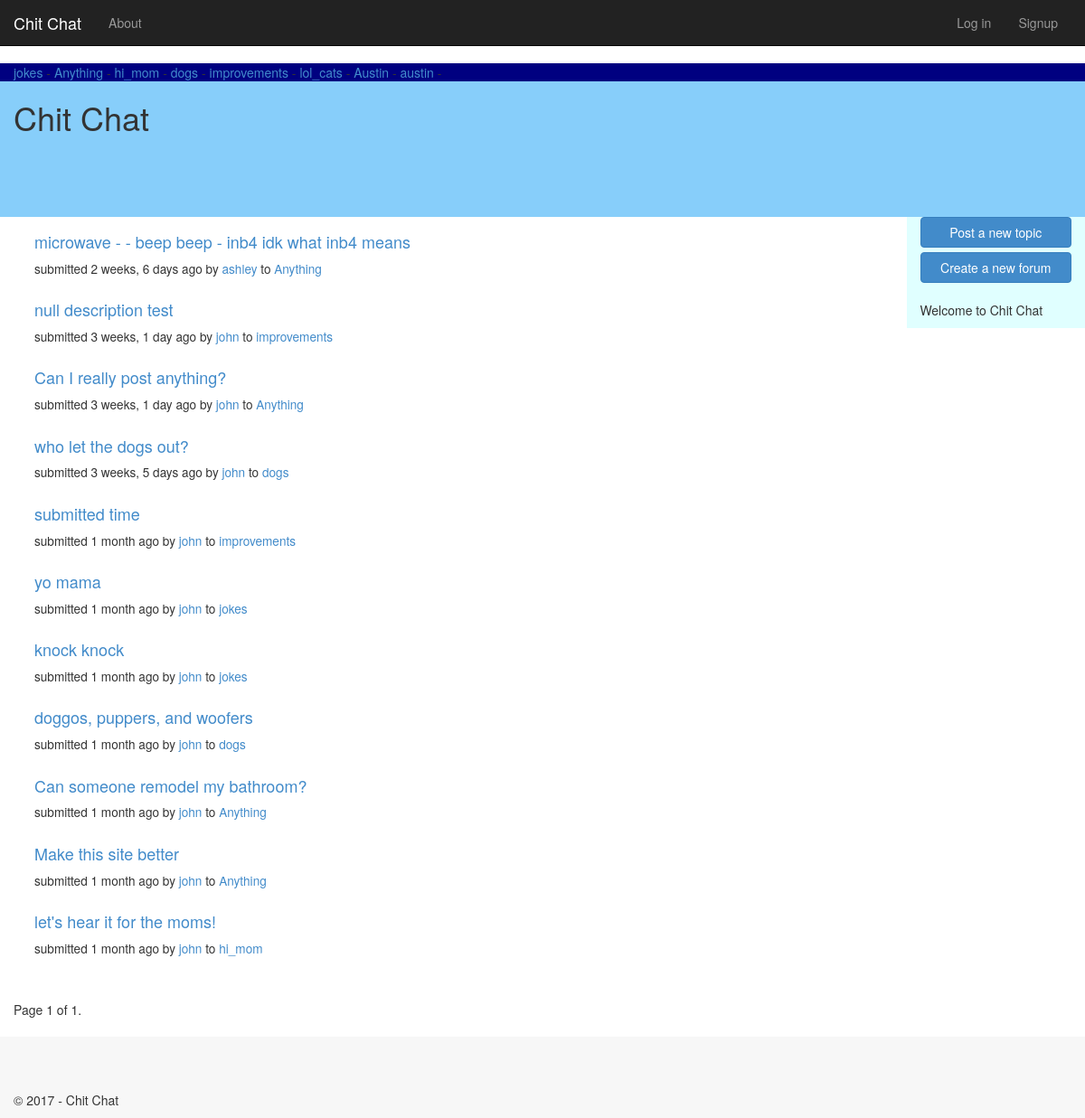
The page / on the database its author committed.
### forum/models.py (models this page shows, shortened)
class Forum(models.Model):
    slug = models.SlugField(unique=True, max_length=60)
    description = models.TextField(blank=True, default='')
    updated = models.DateTimeField(auto_now=True)
    created = models.DateTimeField(auto_now=True)
    creator = models.ForeignKey(User, blank=True, null=True)

class Topic(models.Model):
    title = models.CharField(max_length=60)
    description = models.TextField(max_length=10000, blank=True)
    forum = models.ForeignKey(Forum)
    created = models.DateTimeField(auto_now=True)
    creator = models.ForeignKey(User, blank=True, null=True)
    updated = models.DateTimeField(auto_now=True)
    closed = models.BooleanField(blank=True, default=False)

### forum/views.py (the view)
# urls.py: url(r'^$', forum.views.IndexView, name='forum-home'),
def IndexView(request):
    context = get_base_context()
    context['forums'] = Forum.objects.all()[:20]
    topics = Topic.objects.all().order_by('-created')
    context['topics'] = paginator_helper(request, topics)
    context['title'] = 'Welcome'
    return render(request, 'forum/index.html', context)

### forum/views.py (called while the page is built)
def get_base_context():
    return {'year': datetime.now().year}

def paginator_helper(request, model_list, page_items=25):
    paginator = Paginator(model_list, page_items)
    page = request.GET.get('page')
    try:
        model_list = paginator.page(page)
    except PageNotAnInteger:
        model_list = paginator.page(1)
    except EmptyPage:
        model_list = paginator.page(paginator.num_pages)
    return model_list

### forum/templates/forum/index.html (shortened to what this page needs)
{% extends "app/layout.html" %}
{% block content %}
<div id="header-forums" class="container">
    {% if forums %}
    <span class="align-middle">
        {% for forum in forums %}
        <a href="{% url 'forum:forum-detail' slug=forum.slug %}">{{ forum.slug }}</a> -
        {% endfor %}
    </span>
    {% else %}
    <p>No forums available.</p>
    {% endif %}
</div>
<div id="header-bottom" class="container">
    <h1>Chit Chat</h1>
</div>
<div class="container" id="main-content">
    <div class="col-xs-12 col-sm-10" id="topic-table">
        {% if topics %}
        <table class="table table-hover table-borderless">
            <tbody>
                {% for topic in topics %}
                <tr>
                    <td>
                        <h4><a href="{% url 'forum:topic-detail' topic.id %}">{{ topic.title }}</a></h4>
                        <small>
                            submitted {{ topic.created|timesince }} ago by
                            <a href="{% url 'forum:user-posts' topic.creator.get_username %}">{{ topic.creator.get_username }}</a> to
                            <a href="{% url 'forum:forum-detail' slug=topic.forum.slug %}">{{ topic.forum.slug }}</a>
                        </small>
                    </td>
                </tr>
                {% endfor %}
            </tbody>
        </table>
        {% else %}
        <p>No topics available.</p>
        {% endif %}
    </div>
    <div class="col-xs-12 col-sm-2" id="sidebar-main">
        <a href="" class="btn btn-primary btn-block" role="button">Post a new topic</a>
        <a href="{% url 'forum:new-forum' %}" class="btn btn-primary btn-block" role="button">Create a new forum</a>
        <br />
        <p>Welcome to Chit Chat</p>
    </div>
</div>
<div class="container">
    <div class="pagination">
        <span class="page-links">
            <span class="page-current">
                Page {{ topics.number }} of {{ topics.paginator.num_pages }}.
            </span>
        </span>
    </div>
</div>
{% endblock %}

### app/static/app/content/site.css (style rules this page uses)
body { padding-top: 50px; }
#sidebar-main { background-color: #E0FFFF; }
.container { max-width: none; }
#header-bottom { background-color: #87CEFA; height: 150px; }
#header-forums { background-color: navy; }
.table-borderless > tbody > tr > td, .table-borderless > tbody > tr > th, .table-borderless > tfoot > tr > td, .table-borderless > tfoot > tr > th, .table-borderless > thead > tr > td, .table-borderless > thead > tr > th { border: none; }
#main-content { padding-right: 0px; }

### rows shown on the page
Forum: slug "jokes"
Forum: slug "Anything"
Forum: slug "hi_mom"
Forum: slug "dogs"
Forum: slug "improvements"
Forum: slug "lol_cats"
Forum: slug "Austin"
Forum: slug "austin"
Topic: title "microwave - - beep beep - inb4 idk what inb4 means", created "2 weeks, 6 days", creator.get_username "ashley", forum.slug "Anything"
Topic: title "null description test", created "3 weeks, 1 day", creator.get_username "john", forum.slug "improvements"
Topic: title "Can I really post anything?", created "3 weeks, 1 day", creator.get_username "john", forum.slug "Anything"
Topic: title "who let the dogs out?", created "3 weeks, 5 days", creator.get_username "john", forum.slug "dogs"
Topic: title "submitted time", created "1 month", creator.get_username "john", forum.slug "improvements"
Topic: title "yo mama", created "1 month", creator.get_username "john", forum.slug "jokes"
Topic: title "knock knock", created "1 month", creator.get_username "john", forum.slug "jokes"
Topic: title "doggos, puppers, and woofers", created "1 month", creator.get_username "john", forum.slug "dogs"
Topic: title "Can someone remodel my bathroom?", created "1 month", creator.get_username "john", forum.slug "Anything"
Topic: title "Make this site better", created "1 month", creator.get_username "john", forum.slug "Anything"
Topic: title "let's hear it for the moms!", created "1 month", creator.get_username "john", forum.slug "hi_mom"

### other values the page prints
{{ topics.number }} "1"
{{ topics.paginator.num_pages }} "1"
